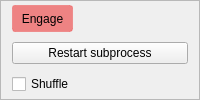
       <widget class="QFrame" name="frame">
        <property name="styleSheet">
         <string notr="true"/>
        </property>
        <property name="frameShape">
         <enum>QFrame::Shape::StyledPanel</enum>
        </property>
        <layout class="QVBoxLayout" name="verticalLayout_9">
         <property name="topMargin">
          <number>0</number>
         </property>
         <property name="bottomMargin">
          <number>0</number>
         </property>
         <item>
          <widget class="QToolButton" name="pushButton_engage">
           <property name="enabled">
            <bool>true</bool>
           </property>
           <property name="focusPolicy">
            <enum>Qt::FocusPolicy::NoFocus</enum>
           </property>
           <property name="autoFillBackground">
            <bool>false</bool>
           </property>
           <property name="styleSheet">
            <string notr="true">QToolButton {
	 background-color: rgba(238,96,96,192);
     border: 1px solid rgba(238,96,96,128);
	  border-radius: 3px;
     padding: 4px;
 }

QToolButton:hover {
     background-color: qlineargradient(x1: 0, y1: 0, x2: 0, y2: 1,
                                       stop: 0 #ff7878, stop: 1 #dd4848);
     border: None;
	 border-radius: 3px;
 }

 QToolButton:pressed {
     background-color: qlineargradient(x1: 0, y1: 0, x2: 0, y2: 1,
                                       stop: 0 #dd4848, stop: 1 #ff7878);
     border: 1px solid #8f8f91;
     border-radius: 3px;
 }</string>
           </property>
           <property name="text">
            <string>Engage</string>
           </property>
           <property name="icon">
            <iconset>
             <normaloff>:/qtutils/fugue/control.png</normaloff>:/qtutils/fugue/control.png</iconset>
           </property>
           <property name="toolButtonStyle">
            <enum>Qt::ToolButtonStyle::ToolButtonTextBesideIcon</enum>
           </property>
           <property name="autoRaise">
            <bool>false</bool>
           </property>
          </widget>
         </item>
         <item>
          <widget class="QPushButton" name="pushButton_restart_subprocess">
           <property name="focusPolicy">
            <enum>Qt::FocusPolicy::NoFocus</enum>
           </property>
           <property name="toolTip">
            <string>&lt;html&gt;&lt;head/&gt;&lt;body&gt;&lt;p&gt;Forcefully restart the compilation subprocess, stopping any compilation in process.&lt;/p&gt;&lt;p&gt;This can be useful if the child process is misbehaving for any reason.&lt;/p&gt;&lt;/body&gt;&lt;/html&gt;</string>
           </property>
           <property name="text">
            <string>Restart subprocess</string>
           </property>
           <property name="icon">
            <iconset>
             <normaloff>:/qtutils/fugue/arrow-circle-135-left.png</normaloff>:/qtutils/fugue/arrow-circle-135-left.png</iconset>
           </property>
          </widget>
         </item>
         <item>
          <widget class="QCheckBox" name="pushButton_shuffle">
           <property name="focusPolicy">
            <enum>Qt::FocusPolicy::NoFocus</enum>
           </property>
           <property name="toolTip">
            <string>&lt;html&gt;&lt;head/&gt;&lt;body&gt;&lt;p&gt;Send compiled shots to BLACS in a random order, to prevent scanned parameters correlating with temporal drifts.&lt;/p&gt;&lt;/body&gt;&lt;/html&gt;</string>
           </property>
           <property name="text">
            <string>Shuffle</string>
           </property>
           <property name="icon">
            <iconset>
             <normaloff>:/qtutils/fugue/arrow-switch.png</normaloff>:/qtutils/fugue/arrow-switch.png</iconset>
           </property>
           <property name="checkable">
            <bool>true</bool>
           </property>
           <property name="tristate">
            <bool>false</bool>
           </property>
          </widget>
         </item>
        </layout>
       </widget>
